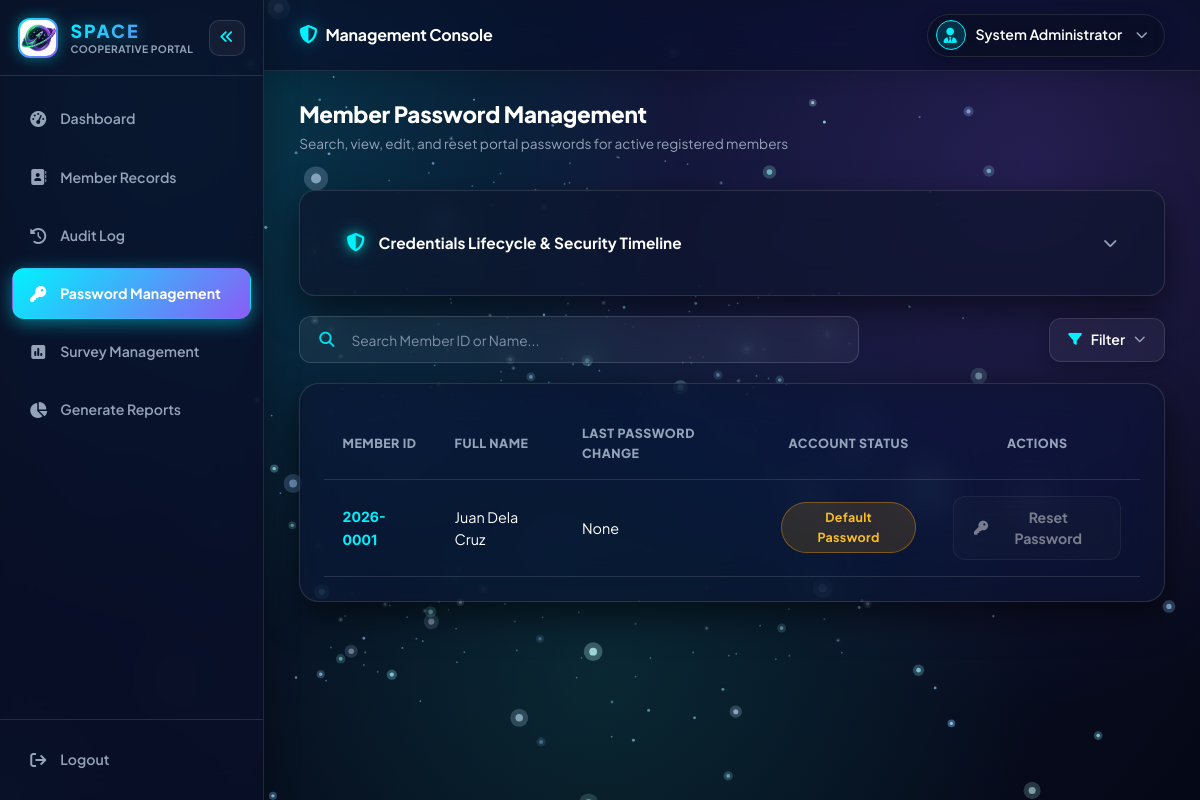
Screenshot of /staff/credentials.php (signed in) with the database file from the repository.
### tables this page shows
CREATE TABLE member_account (
    account_id          INT AUTO_INCREMENT PRIMARY KEY,
    member_id           INT NOT NULL UNIQUE,
    username            VARCHAR(50)  NOT NULL UNIQUE,
    password            VARCHAR(255) NOT NULL,
    first_login         BOOLEAN NOT NULL DEFAULT TRUE,
    last_login          TIMESTAMP NULL,
    password_changed    BOOLEAN NOT NULL DEFAULT FALSE,
    failed_attempts     INT NOT NULL DEFAULT 0,
    locked_until        DATETIME NULL DEFAULT NULL,
    CONSTRAINT fk_account_member
        FOREIGN KEY (member_id) REFERENCES member(member_id)
        ON DELETE CASCADE ON UPDATE CASCADE
);

CREATE TABLE member (
    member_id               INT AUTO_INCREMENT PRIMARY KEY,
    account_number           VARCHAR(20)  NOT NULL UNIQUE,
    lastname                 VARCHAR(100) NOT NULL,
    firstname                VARCHAR(100) NOT NULL,
    middlename                VARCHAR(100) NULL,
    extension_name             VARCHAR(10) NULL,
    civil_status              ENUM('Single','Married','Widowed','Separated','Divorced') NULL,
    account_status            ENUM('Active','Inactive','Locked','Flagged','Deleted') NOT NULL DEFAULT 'Active',
    sex                       VARCHAR(20)  NULL,
    nationality               VARCHAR(50)  NULL,
    birthday                  DATE         NOT NULL,
    occupation                VARCHAR(100) NULL,
    employer                  VARCHAR(150) NULL,
    employer_address           VARCHAR(255) NULL,
    address                   VARCHAR(255) NOT NULL,
    contact_number             VARCHAR(20) NULL,
    passport_photo             VARCHAR(255) NULL,
    registered_by_staff_id      INT NULL,
    created_at                 TIMESTAMP NOT NULL DEFAULT CURRENT_TIMESTAMP,
    updated_at                 TIMESTAMP NOT NULL DEFAULT CURRENT_TIMESTAMP ON UPDATE CURRENT_TIMESTAMP,
    CONSTRAINT fk_member_staff
        FOREIGN KEY (registered_by_staff_id) REFERENCES staff(staff_id)
        ON DELETE SET NULL ON UPDATE CASCADE
);

### config/functions.php (called while the page is built, shortened)
<?php
function e(?string $value): string
{
    return htmlspecialchars($value ?? '', ENT_QUOTES, 'UTF-8');
}

### staff/credentials.php (the view, shortened to what this page needs)
<?php
require_once __DIR__ . '/../config/init.php';
$stmt = $pdo->query(
    "SELECT ma.*, m.account_number, m.firstname, m.lastname, m.created_at AS member_created_at
     FROM member_account ma
     JOIN member m ON m.member_id = ma.member_id
     ORDER BY m.created_at DESC"
);
$credentials = $stmt->fetchAll();
require_once __DIR__ . '/../pages/header_staff.php';
?>
<div id="credentialsView" class="page-view active">
  <div class="section-header-flex view-header-wrapper">
    <div class="section-title">
      <h2>Member Password Management</h2>
      <p class="section-subtitle">Search, view, edit, and reset portal passwords for active registered members</p>
    </div>
  </div>
  <div class="timeline-collapsible table-card" style="margin-bottom: 1.25rem;">
    <button class="timeline-summary" type="button" onclick="toggleCredentialsTimeline(this)" aria-expanded="false">
      <div class="summary-content">
        <i class="fa-solid fa-shield-halved summary-icon" style="color: var(--primary-teal); text-shadow: 0 0 8px rgba(0, 194, 168, 0.8);"></i>
        <span>Credentials Lifecycle &amp; Security Timeline</span>
      </div>
      <i class="fa-solid fa-chevron-down chevron-icon"></i>
    </button>
  </div>
  <div class="side-by-side-controls" style="margin-bottom: 1.25rem;">
    <div class="search-bar-container view-search" style="flex: 1; max-width: 560px;">
      <i class="fa-solid fa-magnifying-glass search-icon"></i>
      <input type="text" class="search-input" id="credentialsSearchInput" placeholder="Search Member ID or Name..." onkeyup="searchCredentialsTable(this.value)" aria-label="Search Member ID or Name">
    </div>
    <div class="unified-filter-wrapper">
      <button type="button" class="btn btn-secondary filter-btn-trigger" id="credFilterBtn" onclick="toggleCredFilterMenu(event)" aria-label="Toggle filter options">
        <i class="fa-solid fa-filter"></i> <span>Filter</span> <i class="fa-solid fa-chevron-down caret-icon"></i>
      </button>
    </div>
  </div>
  <div class="table-card">
    <table class="dashboard-table" id="credentialsTable">
      <thead>
        <tr>
          <th>Member ID</th>
          <th>Full Name</th>
          <th>Last Password Change</th>
          <th style="text-align: center;">Account Status</th>
          <th style="text-align: center;">Actions</th>
        </tr>
      </thead>
      <tbody>
        <?php if (!empty($credentials)): ?>
          <?php foreach ($credentials as $c): ?>
            <?php
              $fullName   = trim($c['firstname'] . ' ' . $c['lastname']);
              $accNo      = $c['account_number'];
              $isDefault  = (bool) $c['first_login'];
              $lastChange = $c['password_changed'] ? format_date($c['last_login'] ?? $c['member_created_at'], 'm/d/Y') : 'None';
              $statusTag  = $isDefault ? 'temp' : 'active';
            ?>
            <tr data-status="<?= e($statusTag) ?>">
              <td><strong class="account-tag"><?= e($accNo) ?></strong></td>
              <td>
                <div class="user-meta-cell">
                  <span class="member-fullname"><?= e($fullName) ?></span>
                </div>
              </td>
              <td><?= e($lastChange) ?></td>
              <td style="text-align: center;">
                <?php if ($isDefault): ?>
                  <span class="status-pill status-default">Default Password</span>
                <?php else: ?>
                  <span class="status-pill status-active">Active</span>
                <?php endif; ?>
              </td>
              <td style="text-align: center;">
                <?php if ($isDefault): ?>
                  <button type="button" class="btn btn-secondary btn-sm" disabled style="opacity: 0.45; cursor: not-allowed; pointer-events: none;" title="Password is already set to default account credential">
                    <i class="fa-solid fa-key"></i> Reset Password
                  </button>
                <?php endif; ?>
              </td>
            </tr>
          <?php endforeach; ?>
        <?php else: ?>
          <tr>
            <td colspan="5" class="text-center text-muted py-4">No member credentials found in database.</td>
          </tr>
        <?php endif; ?>
      </tbody>
    </table>
  </div>
</div>
<?php require_once __DIR__ . '/../pages/footer_staff.php'; ?>

### assets/css/dashboard.css (style rules this page uses)
:root, html[data-theme="dark"] { --color-scheme: dark; --bg-dark: #050816; --bg-gradient-1: radial-gradient(circle at 14% 16%, rgba(0, 242, 254, 0.20) 0%, transparent 42%); --bg-gradient-2: radial-gradient(circle at 86% 20%, rgba(139, 92, 246, 0.22) 0%, transparent 45%); --bg-gradient-3: radial-gradient(circle at 50% 85%, rgba(16, 185, 129, 0.15) 0%, transparent 48%); --bg-gradient-4: radial-gradient(circle at 50% 40%, rgba(30, 58, 138, 0.24) 0%, #050816 100%); --primary-teal: #00f2fe; --primary-purple: #8b5cf6; --accent-cyan: #00d2ff; --accent-blue: #38bdf8; --accent-glow: rgba(0, 242, 254, 0.45); --accent-glow-purple: rgba(139, 92, 246, 0.45); --accent-gradient: linear-gradient(135deg, #00f2fe 0%, #8b5cf6 100%); --accent-gradient-hover: linear-gradient(135deg, #8b5cf6 0%, #00f2fe 100%); --bg-card: rgba(13, 20, 44, 0.65); --bg-card-hover: rgba(18, 28, 62, 0.8); --bg-card-border: rgba(255, 255, 255, 0.12); --bg-card-border-glow: rgba(0, 242, 254, 0.35); --card-specular: linear-gradient(135deg, rgba(255, 255, 255, 0.22) 0%, rgba(255, 255, 255, 0.03) 60%, rgba(0, 242, 254, 0.15) 100%); --card-shadow: 0 14px 36px rgba(0, 0, 0, 0.55), 0 0 1px rgba(255, 255, 255, 0.15); --card-hover-shadow: 0 24px 50px rgba(0, 0, 0, 0.7), 0 0 35px rgba(0, 242, 254, 0.25); --text-main: #ffffff; --text-secondary: #e2e8f0; --text-dim: #94a3b8; --text-muted: #64748b; --font-family: 'Plus Jakarta Sans', system-ui, -apple-system, sans-serif; --nav-bg: rgba(10, 16, 38, 0.72); --nav-border: rgba(255, 255, 255, 0.1); --dropdown-bg: rgba(13, 20, 46, 0.95); --input-bg: rgba(255, 255, 255, 0.05); --input-focus-bg: rgba(18, 28, 60, 0.92); --input-border: rgba(255, 255, 255, 0.14); --modal-overlay-bg: rgba(5, 8, 20, 0.85); --modal-card-bg: rgba(13, 20, 44, 0.94); --badge-bg: rgba(0, 242, 254, 0.12); --badge-border: rgba(0, 242, 254, 0.3); }
html, body, .portal-body { position: relative; min-height: 100vh; background-color: var(--bg-dark) !important; background-image: var(--bg-gradient-1), var(--bg-gradient-2), var(--bg-gradient-3), var(--bg-gradient-4, none) !important; background-attachment: fixed !important; background-size: cover !important; color: var(--text-main) !important; font-family: var(--font-family) !important; overflow-x: hidden; transition: background-color 0.4s ease, color 0.3s ease; }
h1, h2, h3, h4, h5, h6, .brand-font { font-family: var(--font-family) !important; font-weight: 700; color: var(--text-main) !important; letter-spacing: -0.2px; }
p, span { color: inherit; }
.form-control, .form-select, select, textarea, input[type="text"], input[type="password"], input[type="date"], input[type="file"], input[type="email"] { background: var(--input-bg) !important; backdrop-filter: blur(12px) !important; -webkit-backdrop-filter: blur(12px) !important; border: 1px solid var(--input-border) !important; border-radius: 12px !important; color: var(--text-main) !important; padding: 12px 16px !important; font-family: var(--font-family) !important; font-size: 0.95rem !important; transition: all 0.3s cubic-bezier(0.4, 0, 0.2, 1) !important; }
.btn-outline-light, .btn-secondary { background: var(--input-bg) !important; border: 1px solid var(--bg-card-border) !important; color: var(--text-main) !important; backdrop-filter: blur(10px); border-radius: 12px !important; font-weight: 600; transition: all 0.25s ease; }

### rows the page displays
member_account: member.account_number "2026-0001", member.lastname "Juan Dela Cruz", password_changed "None", first_login "Default Password"
